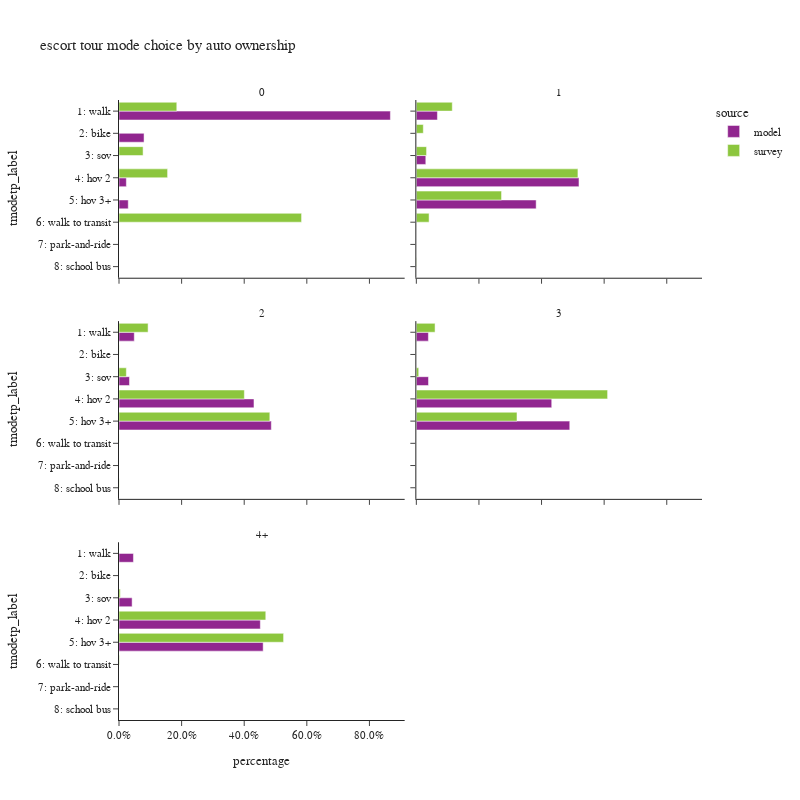

Write notebook code for a chart like this one.
### Code cell
plot_mode_choice(es_tour.loc[es_tour['auto_ownership_4+']!="-1"],
                 "auto_ownership_4+",
                 {"auto_ownership_4+":["0","1","2","3","4+"],
                  "tmodetp_label":["1: walk","2: bike","3: sov","4: hov 2","5: hov 3+","6: walk to transit",
                                   "7: park-and-ride","8: school bus","9: other–survey only"]},
                 "auto ownership",2,800)

### Figure 1 — Plotly figure (JSON) as saved in the notebook; plotly's stock layout.template omitted (floating-point values rounded to 4 significant figures)
{"data": [{"alignmentgroup": "True", "customdata": [[22884], [2112], [620], [780]], "hovertemplate": "source=model<br>auto_ownership_4+=0<br>percentage=%{x}<br>tmodetp_label=%{y}<br>sample count=%{customdata[0]}<extra></extra>", "legendgroup": "model", "marker": {"color": "#91268F", "pattern": {"shape": ""}}, "name": "model", "offsetgroup": "model", "orientation": "h", "showlegend": true, "textposition": "auto", "type": "bar", "x": [0.8669, 0.08001, 0.02349, 0.02955], "xaxis": "x5", "y": ["1: walk", "2: bike", "4: hov 2", "5: hov 3+"], "yaxis": "y5"}, {"alignmentgroup": "True", "customdata": [[4], [1], [1], [4]], "hovertemplate": "source=survey<br>auto_ownership_4+=0<br>percentage=%{x}<br>tmodetp_label=%{y}<br>sample count=%{customdata[0]}<extra></extra>", "legendgroup": "survey", "marker": {"color": "#8CC63E", "pattern": {"shape": ""}}, "name": "survey", "offsetgroup": "survey", "orientation": "h", "showlegend": true, "textposition": "auto", "type": "bar", "x": [0.1846, 0.07694, 0.1552, 0.5832], "xaxis": "x5", "y": ["1: walk", "3: sov", "4: hov 2", "6: walk to transit"], "yaxis": "y5"}, {"alignmentgroup": "True", "customdata": [[8443], [1], [3791], [65121], [47975]], "hovertemplate": "source=model<br>auto_ownership_4+=1<br>percentage=%{x}<br>tmodetp_label=%{y}<br>sample count=%{customdata[0]}<extra></extra>", "legendgroup": "model", "marker": {"color": "#91268F", "pattern": {"shape": ""}}, "name": "model", "offsetgroup": "model", "orientation": "h", "showlegend": false, "textposition": "auto", "type": "bar", "x": [0.06737, 7.979e-06, 0.03025, 0.5196, 0.3828], "xaxis": "x6", "y": ["1: walk", "2: bike", "3: sov", "4: hov 2", "5: hov 3+"], "yaxis": "y6"}, {"alignmentgroup": "True", "customdata": [[40], [7], [13], [96], [55], [4], [2]], "hovertemplate": "source=survey<br>auto_ownership_4+=1<br>percentage=%{x}<br>tmodetp_label=%{y}<br>sample count=%{customdata[0]}<extra></extra>", "legendgroup": "survey", "marker": {"color": "#8CC63E", "pattern": {"shape": ""}}, "name": "survey", "offsetgroup": "survey", "orientation": "h", "showlegend": false, "textposition": "auto", "type": "bar", "x": [0.1148, 0.02227, 0.03268, 0.5162, 0.2722, 0.04074, 0.00104], "xaxis": "x6", "y": ["1: walk", "2: bike", "3: sov", "4: hov 2", "5: hov 3+", "6: walk to transit", "8: school bus"], "yaxis": "y6"}, {"alignmentgroup": "True", "customdata": [[12967], [8891], [114644], [129370]], "hovertemplate": "source=model<br>auto_ownership_4+=2<br>percentage=%{x}<br>tmodetp_label=%{y}<br>sample count=%{customdata[0]}<extra></extra>", "legendgroup": "model", "marker": {"color": "#91268F", "pattern": {"shape": ""}}, "name": "model", "offsetgroup": "model", "orientation": "h", "showlegend": false, "textposition": "auto", "type": "bar", "x": [0.04877, 0.03344, 0.4312, 0.4866], "xaxis": "x3", "y": ["1: walk", "3: sov", "4: hov 2", "5: hov 3+"], "yaxis": "y3"}, {"alignmentgroup": "True", "customdata": [[32], [4], [8], [149], [143], [1], [1]], "hovertemplate": "source=survey<br>auto_ownership_4+=2<br>percentage=%{x}<br>tmodetp_label=%{y}<br>sample count=%{customdata[0]}<extra></extra>", "legendgroup": "survey", "marker": {"color": "#8CC63E", "pattern": {"shape": ""}}, "name": "survey", "offsetgroup": "survey", "orientation": "h", "showlegend": false, "textposition": "auto", "type": "bar", "x": [0.09294, 0.000492, 0.02349, 0.4004, 0.4818, 0.0002728, 0.000557], "xaxis": "x3", "y": ["1: walk", "2: bike", "3: sov", "4: hov 2", "5: hov 3+", "6: walk to transit", "8: school bus"], "yaxis": "y3"}, {"alignmentgroup": "True", "customdata": [[5131], [1], [5177], [57621], [65289]], "hovertemplate": "source=model<br>auto_ownership_4+=3<br>percentage=%{x}<br>tmodetp_label=%{y}<br>sample count=%{customdata[0]}<extra></extra>", "legendgroup": "model", "marker": {"color": "#91268F", "pattern": {"shape": ""}}, "name": "model", "offsetgroup": "model", "orientation": "h", "showlegend": false, "textposition": "auto", "type": "bar", "x": [0.03852, 7.506e-06, 0.03886, 0.4325, 0.4901], "xaxis": "x4", "y": ["1: walk", "2: bike", "3: sov", "4: hov 2", "5: hov 3+"], "yaxis": "y4"}, {"alignmentgroup": "True", "customdata": [[4], [6], [30], [23]], "hovertemplate": "source=survey<br>auto_ownership_4+=3<br>percentage=%{x}<br>tmodetp_label=%{y}<br>sample count=%{customdata[0]}<extra></extra>", "legendgroup": "survey", "marker": {"color": "#8CC63E", "pattern": {"shape": ""}}, "name": "survey", "offsetgroup": "survey", "orientation": "h", "showlegend": false, "textposition": "auto", "type": "bar", "x": [0.05982, 0.00761, 0.611, 0.3216], "xaxis": "x4", "y": ["1: walk", "3: sov", "4: hov 2", "5: hov 3+"], "yaxis": "y4"}, {"alignmentgroup": "True", "customdata": [[3499], [3182], [34281], [34966]], "hovertemplate": "source=model<br>auto_ownership_4+=4+<br>percentage=%{x}<br>tmodetp_label=%{y}<br>sample count=%{customdata[0]}<extra></extra>", "legendgroup": "model", "marker": {"color": "#91268F", "pattern": {"shape": ""}}, "name": "model", "offsetgroup": "model", "orientation": "h", "showlegend": false, "textposition": "auto", "type": "bar", "x": [0.04608, 0.04191, 0.4515, 0.4605], "xaxis": "x", "y": ["1: walk", "3: sov", "4: hov 2", "5: hov 3+"], "yaxis": "y"}, {"alignmentgroup": "True", "customdata": [[1], [13], [8], [1]], "hovertemplate": "source=survey<br>auto_ownership_4+=4+<br>percentage=%{x}<br>tmodetp_label=%{y}<br>sample count=%{customdata[0]}<extra></extra>", "legendgroup": "survey", "marker": {"color": "#8CC63E", "pattern": {"shape": ""}}, "name": "survey", "offsetgroup": "survey", "orientation": "h", "showlegend": false, "textposition": "auto", "type": "bar", "x": [0.004109, 0.4689, 0.5258, 0.001241], "xaxis": "x", "y": ["3: sov", "4: hov 2", "5: hov 3+", "6: walk to transit"], "yaxis": "y"}], "layout": {"annotations": [{"font": {}, "showarrow": false, "text": "4+", "x": 0.245, "xanchor": "center", "xref": "paper", "y": 0.2867, "yanchor": "bottom", "yref": "paper"}, {"font": {}, "showarrow": false, "text": "2", "x": 0.245, "xanchor": "center", "xref": "paper", "y": 0.6433, "yanchor": "bottom", "yref": "paper"}, {"font": {}, "showarrow": false, "text": "3", "x": 0.755, "xanchor": "center", "xref": "paper", "y": 0.6433, "yanchor": "bottom", "yref": "paper"}, {"font": {}, "showarrow": false, "text": "0", "x": 0.245, "xanchor": "center", "xref": "paper", "y": 1.0, "yanchor": "bottom", "yref": "paper"}, {"font": {}, "showarrow": false, "text": "1", "x": 0.755, "xanchor": "center", "xref": "paper", "y": 1.0, "yanchor": "bottom", "yref": "paper"}], "barmode": "group", "height": 800, "legend": {"title": {"text": "source"}, "tracegroupgap": 0}, "title": {"text": "escort tour mode choice by auto ownership"}, "width": 800, "xaxis": {"anchor": "y", "domain": [0.0, 0.49], "tickformat": ".1%", "title": {"text": "percentage"}}, "xaxis2": {"anchor": "y2", "domain": [0.51, 1.0], "matches": "x", "tickformat": ".1%", "title": {"text": "percentage"}}, "xaxis3": {"anchor": "y3", "domain": [0.0, 0.49], "matches": "x", "showticklabels": false, "tickformat": ".1%"}, "xaxis4": {"anchor": "y4", "domain": [0.51, 1.0], "matches": "x", "showticklabels": false, "tickformat": ".1%"}, "xaxis5": {"anchor": "y5", "domain": [0.0, 0.49], "matches": "x", "showticklabels": false, "tickformat": ".1%"}, "xaxis6": {"anchor": "y6", "domain": [0.51, 1.0], "matches": "x", "showticklabels": false, "tickformat": ".1%"}, "yaxis": {"anchor": "x", "categoryarray": ["9: other–survey only", "8: school bus", "7: park-and-ride", "6: walk to transit", "5: hov 3+", "4: hov 2", "3: sov", "2: bike", "1: walk"], "categoryorder": "array", "domain": [0.0, 0.2867], "title": {"text": "tmodetp_label"}}, "yaxis2": {"anchor": "x2", "domain": [0.0, 0.2867], "matches": "y", "showticklabels": false}, "yaxis3": {"anchor": "x3", "categoryarray": ["9: other–survey only", "8: school bus", "7: park-and-ride", "6: walk to transit", "5: hov 3+", "4: hov 2", "3: sov", "2: bike", "1: walk"], "categoryorder": "array", "domain": [0.3567, 0.6433], "matches": "y", "title": {"text": "tmodetp_label"}}, "yaxis4": {"anchor": "x4", "domain": [0.3567, 0.6433], "matches": "y", "showticklabels": false}, "yaxis5": {"anchor": "x5", "categoryarray": ["9: other–survey only", "8: school bus", "7: park-and-ride", "6: walk to transit", "5: hov 3+", "4: hov 2", "3: sov", "2: bike", "1: walk"], "categoryorder": "array", "domain": [0.7133, 1.0], "matches": "y", "title": {"text": "tmodetp_label"}}, "yaxis6": {"anchor": "x6", "domain": [0.7133, 1.0], "matches": "y", "showticklabels": false}}}
